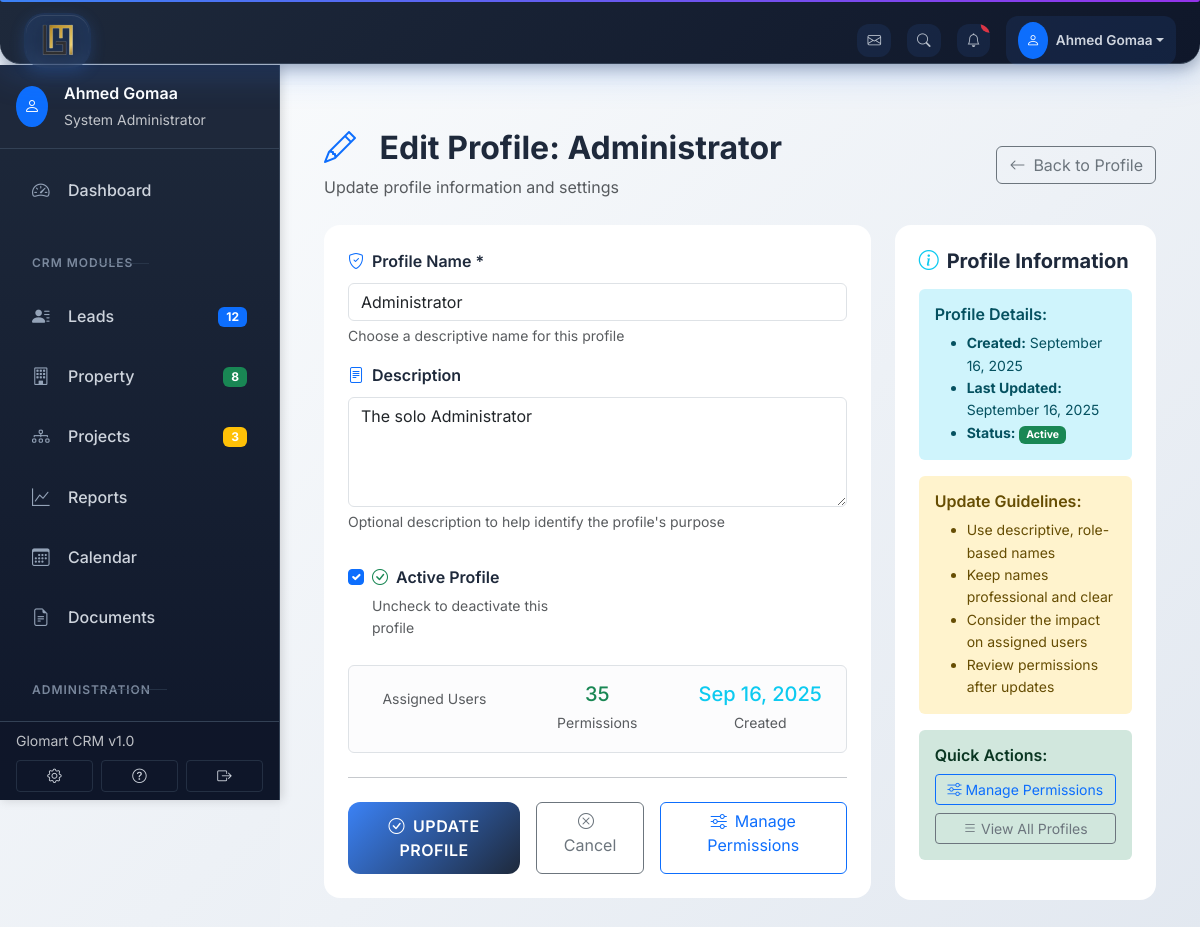
/profiles/1/edit/ (signed in), run on the app's committed database.
### authentication/models.py (models this page shows, shortened)
class Profile(models.Model):
    name = models.CharField(max_length=100, unique=True)
    description = models.TextField(blank=True)
    rules = models.ManyToManyField(Rule, blank=True, related_name='profiles')
    permissions = models.ManyToManyField(Permission, blank=True, related_name='profiles')
    is_active = models.BooleanField(default=True)
    created_at = models.DateTimeField(auto_now_add=True)
    updated_at = models.DateTimeField(auto_now=True)

### authentication/views.py (the view, shortened to what this page needs)
# urls.py: path('profiles/<int:profile_id>/edit/', views.edit_profile_view, name='edit_profile'),
@login_required
def edit_profile_view(request, profile_id):
    if not request.user.is_superuser:
        messages.error(request, 'Access denied. Administrator privileges required.')
        return redirect('authentication:dashboard')
    profile = get_object_or_404(Profile, id=profile_id)
    return render(request, 'authentication/edit_profile.html', {'profile': profile})

### authentication/templates/authentication/edit_profile.html (shortened to what this page needs)
{% extends 'app_layout.html' %}
{% load static %}
{% block content %}
    <div class="row mb-4">
        <div class="col-12">
            <div class="d-flex justify-content-between align-items-center">
                <div>
                    <h2 class="fw-bold mb-2">
                        <i class="bi bi-pencil text-primary me-3"></i>
                        Edit Profile: {{ profile.name }}
                    </h2>
                    <p class="text-muted mb-0">Update profile information and settings</p>
                </div>
                <a href="{% url 'authentication:profile_detail' profile.id %}" class="btn btn-outline-secondary">
                    <i class="bi bi-arrow-left me-2"></i>Back to Profile
                </a>
            </div>
        </div>
    </div>
    <div class="row">
        <div class="col-lg-8">
            <div class="card-modern p-4">
                <form method="post" novalidate>
                    <div class="row g-3">
                        <div class="col-md-12">
                            <label for="name" class="form-label fw-semibold">
                                <i class="bi bi-shield-check me-2 text-primary"></i>Profile Name *
                            </label>
                            <input type="text"
                                   class="form-control"
                                   id="name"
                                   name="name"
                                   value="{{ profile.name }}"
                                   placeholder="e.g., Administrator, Sales Manager, Agent"
                                   required
                                   autocomplete="off">
                            <div class="form-text">Choose a descriptive name for this profile</div>
                        </div>
                        <div class="col-md-12">
                            <label for="description" class="form-label fw-semibold">
                                <i class="bi bi-file-text me-2 text-primary"></i>Description
                            </label>
                            <textarea class="form-control"
                                      id="description"
                                      name="description"
                                      rows="4"
                                      placeholder="Describe the role and responsibilities of this profile...">{{ profile.description }}</textarea>
                            <div class="form-text">Optional description to help identify the profile's purpose</div>
                        </div>
                        <div class="col-md-6">
                            <div class="form-check mt-3">
                                <input class="form-check-input" type="checkbox" id="is_active" name="is_active" {% if profile.is_active %}checked{% endif %}>
                                <label for="is_active" class="form-check-label fw-semibold">
                                    <i class="bi bi-check-circle me-2 text-success"></i>Active Profile
                                </label>
                                <div class="form-text">Uncheck to deactivate this profile</div>
                            </div>
                        </div>
                    </div>
                    <div class="alert alert-light border mt-4">
                        <div class="row text-center">
                            <div class="col-md-4">
                                <small class="text-muted">Assigned Users</small>
                            </div>
                            <div class="col-md-4">
                                <h5 class="text-success mb-1">{{ profile.permissions.count }}</h5>
                                <small class="text-muted">Permissions</small>
                            </div>
                            <div class="col-md-4">
                                <h5 class="text-info mb-1">{{ profile.created_at|date:"M d, Y" }}</h5>
                                <small class="text-muted">Created</small>
                            </div>
                        </div>
                    </div>
                    <hr class="my-4">
                    <div class="d-flex gap-3">
                        <button type="submit" class="btn btn-gradient px-4">
                            <i class="bi bi-check-circle me-2"></i>Update Profile
                        </button>
                        <a href="{% url 'authentication:profile_detail' profile.id %}" class="btn btn-outline-secondary px-4">
                            <i class="bi bi-x-circle me-2"></i>Cancel
                        </a>
                        <a href="{% url 'authentication:profile_detail' profile.id %}" class="btn btn-outline-primary px-4">
                            <i class="bi bi-sliders me-2"></i>Manage Permissions
                        </a>
                    </div>
                </form>
            </div>
        </div>
        <div class="col-lg-4">
            <div class="card-modern p-4">
                <h5 class="fw-bold mb-3">
                    <i class="bi bi-info-circle text-info me-2"></i>Profile Information
                </h5>
                <div class="alert alert-info border-0">
                    <h6 class="fw-semibold">Profile Details:</h6>
                    <ul class="mb-0 small">
                        <li><strong>Created:</strong> {{ profile.created_at|date:"F d, Y" }}</li>
                        <li><strong>Last Updated:</strong> {{ profile.updated_at|date:"F d, Y" }}</li>
                        <li><strong>Status:</strong> {% if profile.is_active %}<span class="badge bg-success">Active</span>{% else %}<span class="badge bg-secondary">Inactive</span>{% endif %}</li>
                    </ul>
                </div>
                <div class="alert alert-warning border-0">
                    <h6 class="fw-semibold">Update Guidelines:</h6>
                    <ul class="mb-0 small">
                        <li>Use descriptive, role-based names</li>
                        <li>Keep names professional and clear</li>
                        <li>Consider the impact on assigned users</li>
                        <li>Review permissions after updates</li>
                    </ul>
                </div>
                <div class="alert alert-success border-0">
                    <h6 class="fw-semibold">Quick Actions:</h6>
                    <div class="d-grid gap-2">
                        <a href="{% url 'authentication:profile_detail' profile.id %}" class="btn btn-sm btn-outline-primary">
                            <i class="bi bi-sliders me-1"></i>Manage Permissions
                        </a>
                        <a href="{% url 'authentication:profiles' %}" class="btn btn-sm btn-outline-secondary">
                            <i class="bi bi-list me-1"></i>View All Profiles
                        </a>
                    </div>
                </div>
            </div>
        </div>
    </div>
{% endblock %}

### authentication/templates/authentication/partials/navbar.html (shortened to what this page needs)
{% load static %}
<nav class="navbar navbar-dark bg-dark fixed-top">
    <div class="container-fluid px-4">
        <a class="navbar-brand d-flex align-items-center" href="{% url 'authentication:dashboard' %}">
            <div class="logo-container">
                <img src="{% static 'images/logo.png' %}" alt="CRM Logo" class="logo">
            </div>
        </a>
        <div class="d-flex align-items-center gap-3">
            <a href="https://mail.glomartrealestates.com/" target="_blank" class="btn btn-outline-secondary border-0" title="Open Email">
                <i class="bi bi-envelope"></i>
            </a>
            <button class="btn btn-outline-secondary border-0" type="button" title="Search">
                <i class="bi bi-search"></i>
            </button>
            <div class="dropdown">
                <button class="btn btn-outline-secondary border-0 position-relative" type="button" data-bs-toggle="dropdown">
                    <i class="bi bi-bell"></i>
                    <span class="position-absolute top-0 start-100 translate-middle badge rounded-pill bg-danger" style="font-size: 0.6rem;">3</span>
                </button>
            </div>
            <div class="dropdown">
                <button class="btn btn-outline-secondary dropdown-toggle border-0 d-flex align-items-center" type="button" data-bs-toggle="dropdown">
                    <div class="bg-primary rounded-circle p-2 me-2">
                        <i class="bi bi-person text-white"></i>
                    </div>
                    <span class="fw-semibold">{{ user.get_full_name|default:user.username }}</span>
                </button>
            </div>
        </div>
    </div>
</nav>

### authentication/templates/authentication/partials/sidebar.html (shortened to what this page needs)
{% load static %}
<div class="sidebar-fixed">
    <div class="sidebar-header">
        <div class="d-flex align-items-center px-3 py-3">
            <div class="bg-primary rounded-circle p-2 me-3">
                <i class="bi bi-person text-white"></i>
            </div>
            <div class="flex-grow-1">
                <div class="fw-semibold text-white">{{ user.get_full_name|default:user.username }}</div>
                <small class="text-light opacity-75">
                    {% if user.is_superuser %}
                        System Administrator
                    {% else %}
                        {% if user.user_profile.profile %}
                            {{ user.user_profile.profile.name }}
                        {% else %}
                            No Profile
                        {% endif %}
                    {% endif %}
                </small>
            </div>
        </div>
    </div>
    <div class="sidebar-content">
        <nav class="sidebar-nav">
            <ul class="nav flex-column">
                <li class="nav-item">
                    <a class="nav-link {% if request.resolver_match.url_name == 'dashboard' %}active{% endif %}" href="{% url 'authentication:dashboard' %}">
                        <i class="bi bi-speedometer2 me-3"></i>
                        <span>Dashboard</span>
                    </a>
                </li>
                <li class="nav-divider">
                    <span class="nav-divider-text">CRM MODULES</span>
                </li>
                {% if user.is_superuser %}
                <li class="nav-item">
                    <a class="nav-link {% if 'leads' in request.resolver_match.namespace %}active{% endif %}" href="{% url 'leads:leads_list' %}">
                        <i class="bi bi-person-lines-fill me-3"></i>
                        <span>Leads</span>
                        <span class="badge bg-primary ms-auto">12</span>
                    </a>
                </li>
                {% endif %}
                {% if user.is_superuser %}
                <li class="nav-item">
                    <a class="nav-link" href="#">
                        <i class="bi bi-building me-3"></i>
                        <span>Property</span>
                        <span class="badge bg-success ms-auto">8</span>
                    </a>
                </li>
                {% endif %}
                {% if user.is_superuser %}
                <li class="nav-item">
                    <a class="nav-link" href="#">
                        <i class="bi bi-diagram-3 me-3"></i>
                        <span>Projects</span>
                        <span class="badge bg-warning ms-auto">3</span>
                    </a>
                </li>
                {% endif %}
                {% if user.is_superuser %}
                <li class="nav-item">
                    <a class="nav-link" href="#">
                        <i class="bi bi-graph-up me-3"></i>
                        <span>Reports</span>
                    </a>
                </li>
                {% endif %}
                {% if user.is_superuser %}
                <li class="nav-item">
                    <a class="nav-link" href="#">
                        <i class="bi bi-calendar3 me-3"></i>
                        <span>Calendar</span>
                    </a>
                </li>
                {% endif %}
                {% if user.is_superuser %}
                <li class="nav-item">
                    <a class="nav-link" href="#">
                        <i class="bi bi-file-earmark-text me-3"></i>
                        <span>Documents</span>
                    </a>
                </li>
                {% endif %}
                {% if user.is_superuser %}
                <li class="nav-divider">
                    <span class="nav-divider-text">ADMINISTRATION</span>
                </li>
                <li class="nav-item">
                    <a class="nav-link {% if request.resolver_match.url_name == 'users' %}active{% endif %}" href="{% url 'authentication:users' %}">
                    </a>
                </li>
                {% endif %}
            </ul>
        </nav>
    </div>
    <div class="sidebar-footer">
        <div class="px-3 py-2">
            <small class="text-light opacity-75 d-block mb-2">Glomart CRM v1.0</small>
            <div class="d-flex gap-2">
                <button class="btn btn-sm btn-outline-light flex-fill" type="button">
                    <i class="bi bi-gear"></i>
                </button>
                <button class="btn btn-sm btn-outline-light flex-fill" type="button">
                    <i class="bi bi-question-circle"></i>
                </button>
                <a href="{% url 'authentication:logout' %}" class="btn btn-sm btn-outline-danger flex-fill">
                    <i class="bi bi-box-arrow-right"></i>
                </a>
            </div>
        </div>
    </div>
</div>

### data on the page
Profile: name "Administrator", description "The solo Administrator", is_active "☑", permissions.count "35", created_at "Sep 16, 2025", created_at "September 16, 2025", updated_at "September 16, 2025"

### other printed values
{{ user.get_full_name|default:user.username }} "Ahmed Gomaa"
